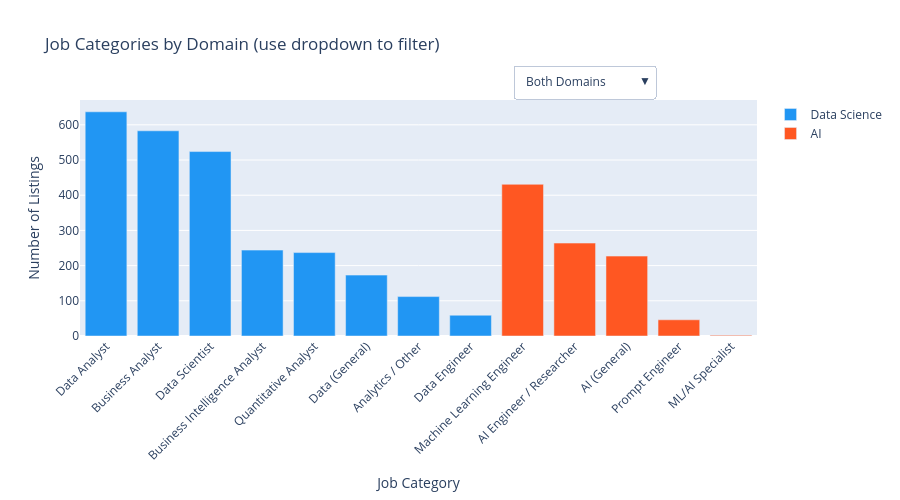

Source (notebook cell):
### Code cell
import plotly.graph_objects as go

# Prepare data for each domain
ds_cats = df[df['domain'] == 'Data Science']['job_category'].value_counts()
ai_cats = df[df['domain'] == 'AI']['job_category'].value_counts()

fig = go.Figure()

fig.add_trace(go.Bar(x=ds_cats.index, y=ds_cats.values, name='Data Science',
                     marker_color=DOMAIN_COLORS['Data Science'], visible=True))
fig.add_trace(go.Bar(x=ai_cats.index, y=ai_cats.values, name='AI',
                     marker_color=DOMAIN_COLORS['AI'], visible=True))

# Dropdown menu to toggle domain views
fig.update_layout(
    title='Job Categories by Domain (use dropdown to filter)',
    xaxis_title='Job Category',
    yaxis_title='Number of Listings',
    xaxis_tickangle=-45,
    height=500,
    updatemenus=[
        dict(
            buttons=list([
                dict(args=[{'visible': [True, True]}],
                     label='Both Domains', method='update'),
                dict(args=[{'visible': [True, False]}],
                     label='Data Science Only', method='update'),
                dict(args=[{'visible': [False, True]}],
                     label='AI Only', method='update'),
            ]),
            direction='down',
            showactive=True,
            x=0.85,
            y=1.15,
        )
    ]
)

fig.show()

### Figure 1 — Plotly figure (JSON) as saved in the notebook; plotly's stock layout.template omitted (floating-point values rounded to 4 significant figures)
{"data": [{"marker": {"color": "#2196F3"}, "name": "Data Science", "type": "bar", "visible": true, "x": ["Data Analyst", "Business Analyst", "Data Scientist", "Business Intelligence Analyst", "Quantitative Analyst", "Data (General)", "Analytics / Other", "Data Engineer"], "y": [637, 583, 524, 244, 237, 173, 112, 59]}, {"marker": {"color": "#FF5722"}, "name": "AI", "type": "bar", "visible": true, "x": ["Machine Learning Engineer", "AI Engineer / Researcher", "AI (General)", "Prompt Engineer", "ML/AI Specialist"], "y": [431, 264, 227, 46, 2]}], "layout": {"height": 500, "title": {"text": "Job Categories by Domain (use dropdown to filter)"}, "updatemenus": [{"buttons": [{"args": [{"visible": [true, true]}], "label": "Both Domains", "method": "update"}, {"args": [{"visible": [true, false]}], "label": "Data Science Only", "method": "update"}, {"args": [{"visible": [false, true]}], "label": "AI Only", "method": "update"}], "direction": "down", "showactive": true, "x": 0.85, "y": 1.15}], "xaxis": {"tickangle": -45, "title": {"text": "Job Category"}}, "yaxis": {"title": {"text": "Number of Listings"}}}}
